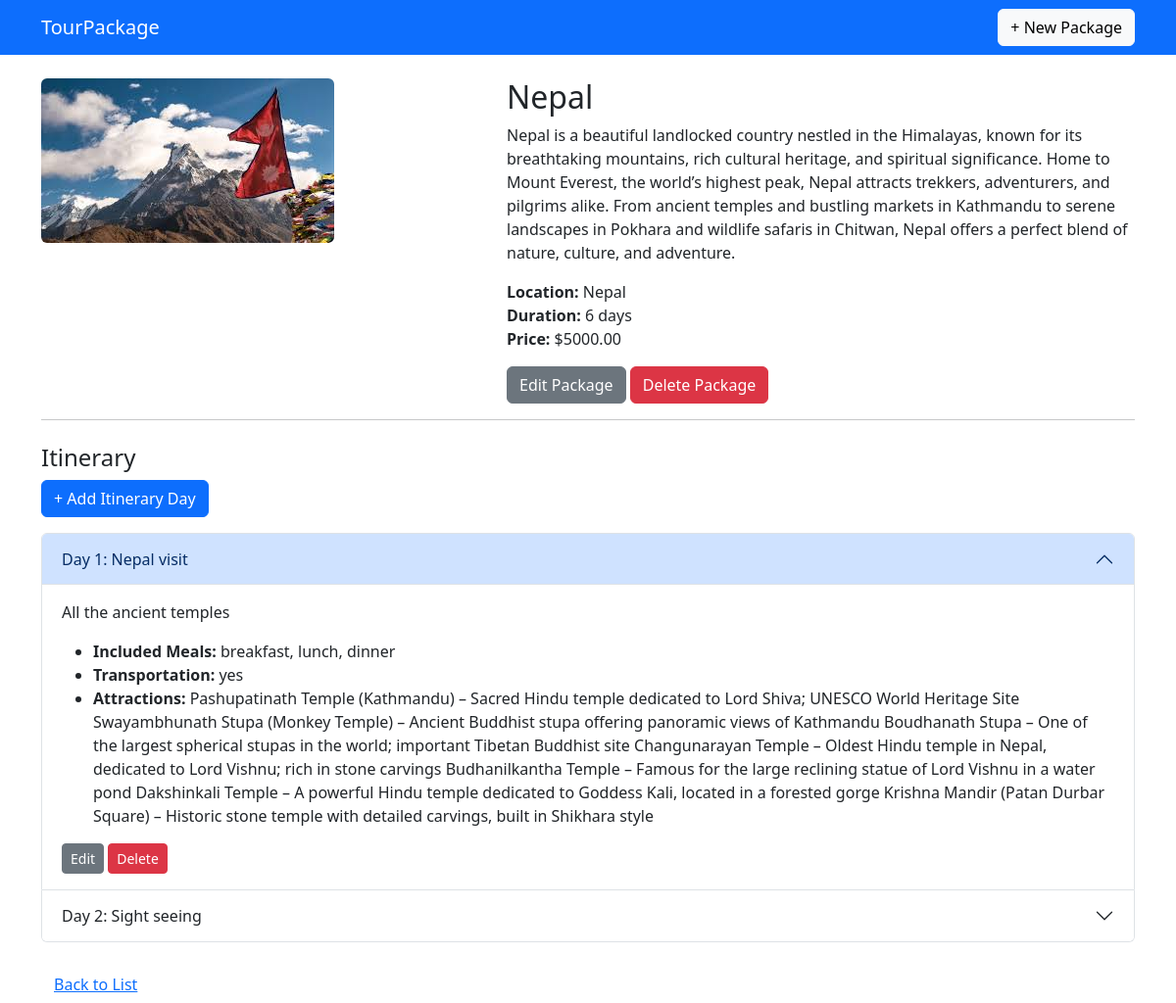
Screenshot of /package/6/ with the database file from the repository.
### tours/models.py (models this page shows, shortened)
class TourPackage(models.Model):
    title = models.CharField(max_length=255)
    description = models.TextField()
    price = models.DecimalField(max_digits=10, decimal_places=2)
    duration = models.PositiveIntegerField(help_text="Duration in days")
    location = models.CharField(max_length=255)
    featured_image = models.ImageField(upload_to='tour_images/', blank=True, null=True)

class Itinerary(models.Model):
    tour_package = models.ForeignKey(TourPackage, related_name='itineraries', on_delete=models.CASCADE)
    day_number = models.PositiveIntegerField(help_text="Day number in the itinerary")
    title = models.CharField(max_length=255)
    description = models.TextField()
    included_meals = models.CharField(max_length=255, blank=True, help_text="Comma separated: breakfast, lunch, dinner")
    transportation = models.CharField(max_length=255, blank=True)
    attractions = models.TextField(help_text="Comma-separated attractions", blank=True)
    class Meta:
        unique_together = ('tour_package', 'day_number')
        ordering = ['day_number']

### tours/views.py (the view)
# urls.py: path('package/<int:pk>/', views.tour_package_detail, name='tour_package_detail'),
def tour_package_detail(request, pk):
    package = get_object_or_404(TourPackage, pk=pk)
    itineraries = package.itineraries.all()
    return render(request, 'tours/tour_package_detail.html', {'package': package, 'itineraries': itineraries})

### tours/templates/tours/tour_package_detail.html (shortened to what this page needs)
<!DOCTYPE html>
<html lang="en">
<head>
</head>
<body>
    {% extends "tours/base.html" %}
{% block content %}
<div class="row">
    <div class="col-md-5">
        {% if package.featured_image %}
        <img src="{{ package.featured_image.url }}" class="img-fluid rounded" alt="{{ package.title }}">
        {% endif %}
    </div>
    <div class="col-md-7">
        <h2>{{ package.title }}</h2>
        <p>{{ package.description }}</p>
        <ul class="list-unstyled">
            <li><strong>Location:</strong> {{ package.location }}</li>
            <li><strong>Duration:</strong> {{ package.duration }} days</li>
            <li><strong>Price:</strong> ${{ package.price }}</li>
        </ul>
        <a href="{% url 'tours:tour_package_update' package.pk %}" class="btn btn-secondary">Edit Package</a>
        <a href="{% url 'tours:tour_package_delete' package.pk %}" class="btn btn-danger">Delete Package</a>
    </div>
</div>
<hr>
<h4 class="mt-4">Itinerary</h4>
<a href="{% url 'tours:itinerary_create' package.pk %}" class="btn btn-primary mb-3">+ Add Itinerary Day</a>
<div class="accordion" id="itineraryAccordion">
    {% for item in itineraries %}
    <div class="accordion-item">
        <h2 class="accordion-header" id="heading{{ item.day_number }}">
            <button class="accordion-button {% if not forloop.first %}collapsed{% endif %}" type="button" data-bs-toggle="collapse" data-bs-target="#collapse{{ item.day_number }}" aria-expanded="{% if forloop.first %}true{% else %}false{% endif %}">
                Day {{ item.day_number }}: {{ item.title }}
            </button>
        </h2>
        <div id="collapse{{ item.day_number }}" class="accordion-collapse collapse {% if forloop.first %}show{% endif %}" aria-labelledby="heading{{ item.day_number }}" data-bs-parent="#itineraryAccordion">
            <div class="accordion-body">
                <p>{{ item.description }}</p>
                <ul>
                    <li><strong>Included Meals:</strong> {{ item.included_meals|default:"None" }}</li>
                    <li><strong>Transportation:</strong> {{ item.transportation|default:"N/A" }}</li>
                    <li><strong>Attractions:</strong> {{ item.attractions|default:"N/A" }}</li>
                </ul>
                <a href="{% url 'tours:itinerary_update' item.pk %}" class="btn btn-secondary btn-sm">Edit</a>
                <a href="{% url 'tours:itinerary_delete' item.pk %}" class="btn btn-danger btn-sm">Delete</a>
            </div>
        </div>
    </div>
    {% empty %}
    <p>No itinerary available for this package.</p>
    {% endfor %}
</div>
<a href="{% url 'tours:tour_package_list' %}" class="btn btn-link mt-4">Back to List</a>
{% endblock %}

### rows the page displays
TourPackage: featured_image (picture), title "Nepal", description "Nepal is a beautiful landlocked country nestled in the Himalayas, known for its breathtaking mountains, rich cultural heritage, and spiritual significance. Home to Mount Everest, the world’s highest peak, Nepal attracts trekkers, adventurers, and pilgrims alike. From ancient temples and bustling markets in Kathmandu to serene landscapes in Pokhara and wildlife safaris in Chitwan, Nepal offers a perfect blend of nature, culture, and adventure.", location "Nepal", duration "6", price "5000.00"
Itinerary: day_number "1", title "Nepal visit", description "All the ancient temples", included_meals "breakfast, lunch, dinner", transportation "yes", attractions "Pashupatinath Temple (Kathmandu) – Sacred Hindu temple dedicated to Lord Shiva; UNESCO World Heritage Site Swayambhunath Stupa (Monkey Temple) – Ancient Buddhist stupa offering panoramic views of Kathmandu Boudhanath Stupa – One of the largest spherical stupas in the world; important Tibetan Buddhist site Changunarayan Temple – Oldest Hindu temple in Nepal, dedicated to Lord Vishnu; rich in stone carvings Budhanilkantha Temple – Famous for the large reclining statue of Lord Vishnu in a water pond Dakshinkali Temple – A powerful Hindu temple dedicated to Goddess Kali, located in a forested gorge Krishna Mandir (Patan Durbar Square) – Historic stone temple with detailed carvings, built in…"
Itinerary: day_number "2", title "Sight seeing"
